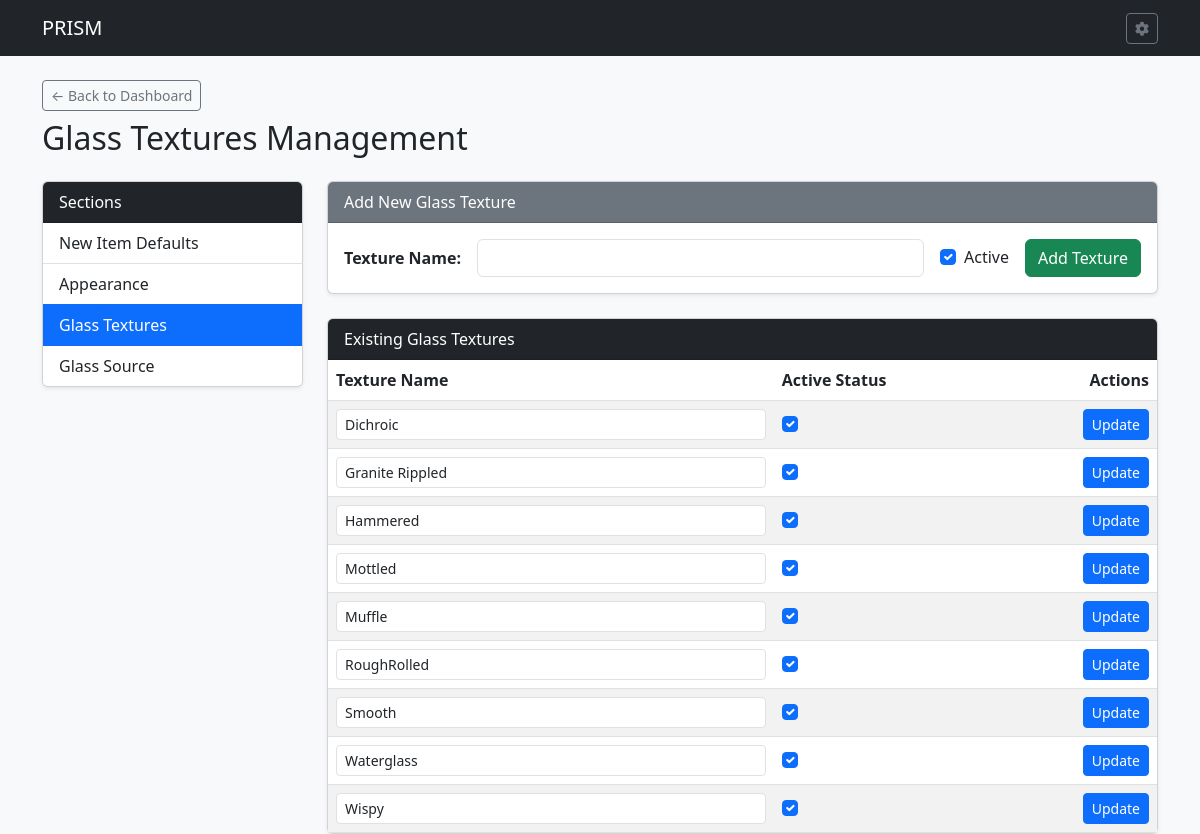
/settings/textures, run on an earlier commit of the app's database.
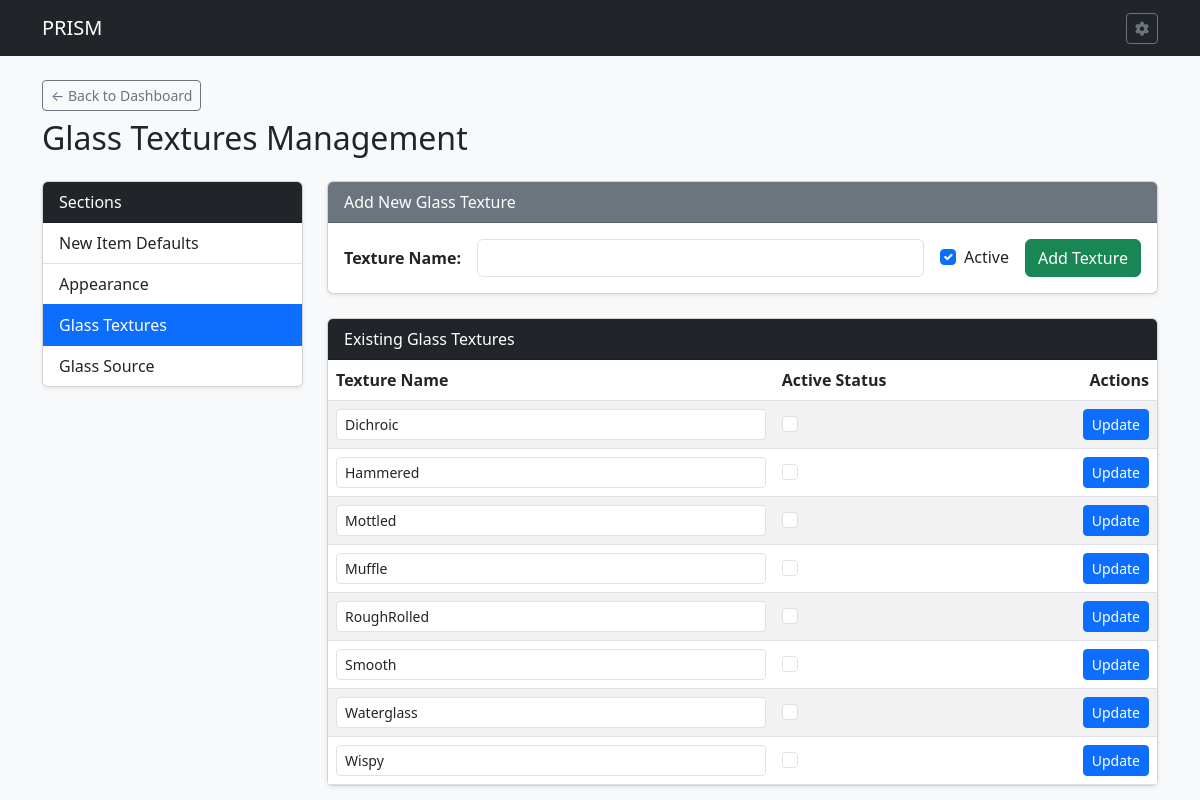
And on a later commit of the database.
### tables this page shows
CREATE TABLE GTL (

    GLSTEX TEXT PRIMARY KEY,			--Glass texture name
    ISACTIVE INTEGER				--Is Active Bool

);

### routes/settings_routes.py (the view, shortened to what this page needs)
@settings_bp.route('/settings/textures', methods=['GET', 'POST'])
def settings_textures():
    db = get_db()
    textures = db.execute("SELECT * FROM GTL ORDER BY GLSTEX ASC").fetchall()
    return render_template('settings/textures.html', textures=textures)

### templates/settings/textures.html (shortened to what this page needs)
{% extends 'base.html' %}
{% block content %}
<div class="d-flex justify-content-between align-items-center mb-3">
    <div>
        <a href="{{ url_for('index') }}" class="btn btn-outline-secondary btn-sm mb-2">&larr; Back to Dashboard</a>
        <h2>Glass Textures Management</h2>
    </div>
</div>
<div class="row">
    <div class="col-md-3">
        {% include 'settings/_sideboard.html' %}
    </div>
    <div class="col-md-9">
        <div class="card shadow-sm mb-4">
            <div class="card-header bg-secondary text-white">Add New Glass Texture</div>
            <div class="card-body">
                <form method="POST">
                    <div class="row g-3 align-items-center">
                        <div class="col-auto">
                            <label for="GLSTEX" class="col-form-label fw-bold">Texture Name:</label>
                        </div>
                        <div class="col">
                            <input type="text" id="GLSTEX" name="GLSTEX" class="form-control" required>
                        </div>
                        <div class="col-auto">
                            <div class="form-check">
                                <input class="form-check-input" type="checkbox" id="ISACTIVE" name="ISACTIVE" checked>
                                <label class="form-check-label" for="ISACTIVE">Active</label>
                            </div>
                        </div>
                        <div class="col-auto">
                            <button type="submit" class="btn btn-success">Add Texture</button>
                        </div>
                    </div>
                </form>
            </div>
        </div>
        <div class="card shadow-sm">
            <div class="card-header bg-dark text-white">Existing Glass Textures</div>
            <div class="card-body p-0">
                <table class="table table-striped mb-0 align-middle">
                    <thead>
                        <tr>
                            <th>Texture Name</th>
                            <th>Active Status</th>
                            <th class="text-end">Actions</th>
                        </tr>
                    </thead>
                    <tbody>
                        {% for tex in textures %}
                        <tr>
                            <form method="POST">
                                <td>
                                    <input type="text" name="GLSTEX" value="{{ tex.GLSTEX }}" class="form-control form-control-sm" required>
                                </td>
                                <td>
                                    <div class="form-check">
                                        <input class="form-check-input" type="checkbox" name="ISACTIVE" {% if tex.ISACTIVE == 1 %}checked{% endif %}>
                                    </div>
                                </td>
                                <td class="text-end">
                                    <button type="submit" class="btn btn-primary btn-sm">Update</button>
                                </td>
                            </form>
                        </tr>
                        {% endfor %}
                    </tbody>
                </table>
            </div>
        </div>
    </div>
</div>
{% endblock %}

### templates/base.html (shortened to what this page needs)
<!DOCTYPE html>
<html lang="en">
<head>
    <link href="https://cdn.jsdelivr.net/npm/bootstrap@5.3.0/dist/css/bootstrap.min.css" rel="stylesheet">
    <link rel="stylesheet" href="https://cdnjs.cloudflare.com/ajax/libs/font-awesome/6.4.0/css/all.min.css">
    <link href="https://cdn.jsdelivr.net/npm/bootstrap@5.3.0/dist/css/bootstrap.min.css" rel="stylesheet">
    {% set theme = request.cookies.get('app_theme', 'default') %}
</head>
<body class="bg-light">
    <nav class="navbar navbar-expand-lg navbar-dark bg-dark mb-4">
        <div class="container">
            <a class="navbar-brand" href="{{ url_for('index') }}">PRISM</a>
		<div>
                <a href="{{ url_for('settings') }}" class="btn btn-outline-secondary btn-sm" title="Settings">
                    <i class="fas fa-gear"></i>
                </a>
            </div>
        </div>
    </nav>
    <div class="container">
        {% block content %}{% endblock %}
    </div>
</body>
</html>

### templates/settings/_sideboard.html
<div class="card shadow-sm">
    <div class="card-header bg-dark text-white">Sections</div>
    <div class="list-group list-group-flush">
        <a href="{{ url_for('settings_bp.settings_main') }}" class="list-group-item list-group-item-action {% if request.endpoint == 'settings_bp.settings_main' %}active{% endif %}">New Item Defaults</a>
        <a href="{{ url_for('settings_bp.settings_appearance') }}" class="list-group-item list-group-item-action {% if request.endpoint == 'settings_bp.settings_appearance' %}active{% endif %}">Appearance</a>
        <a href="{{ url_for('settings_bp.settings_textures') }}" class="list-group-item list-group-item-action {% if request.endpoint == 'settings_bp.settings_textures' %}active{% endif %}">Glass Textures</a>
        <a href="{{ url_for('settings_bp.settings_sources') }}" class="list-group-item list-group-item-action {% if request.endpoint == 'settings_bp.settings_sources' %}active{% endif %}">Glass Source</a>
    </div>
</div>

What changed in the data, as far as the page shows it:
removed GTL: GLSTEX "Granite Rippled", ISACTIVE "☑"
changed GTL "Dichroic": ISACTIVE "☑" → "☐"
changed GTL "Hammered": ISACTIVE "☑" → "☐"
changed GTL "Mottled": ISACTIVE "☑" → "☐"
changed GTL "Muffle": ISACTIVE "☑" → "☐"
changed GTL "RoughRolled": ISACTIVE "☑" → "☐"
changed GTL "Smooth": ISACTIVE "☑" → "☐"
changed GTL "Waterglass": ISACTIVE "☑" → "☐"
changed GTL "Wispy": ISACTIVE "☑" → "☐"
